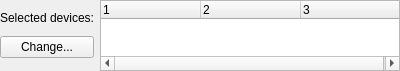
<?xml version="1.0" encoding="UTF-8"?>
<ui version="4.0">
 <class>DeviceFilterGUI</class>
 <widget class="QWidget" name="DeviceFilterGUI">
  <property name="geometry">
   <rect>
    <x>0</x>
    <y>0</y>
    <width>400</width>
    <height>71</height>
   </rect>
  </property>
  <property name="windowTitle">
   <string notr="true"/>
  </property>
  <layout class="QGridLayout" name="gridLayout">
   <property name="leftMargin">
    <number>0</number>
   </property>
   <property name="topMargin">
    <number>0</number>
   </property>
   <property name="rightMargin">
    <number>0</number>
   </property>
   <property name="bottomMargin">
    <number>0</number>
   </property>
   <property name="verticalSpacing">
    <number>0</number>
   </property>
   <item row="0" column="3">
    <widget class="QTreeWidget" name="treeWidget">
     <property name="sizePolicy">
      <sizepolicy hsizetype="Expanding" vsizetype="Expanding">
       <horstretch>0</horstretch>
       <verstretch>0</verstretch>
      </sizepolicy>
     </property>
     <property name="baseSize">
      <size>
       <width>0</width>
       <height>10</height>
      </size>
     </property>
     <property name="sizeAdjustPolicy">
      <enum>QAbstractScrollArea::AdjustToContents</enum>
     </property>
     <property name="rootIsDecorated">
      <bool>false</bool>
     </property>
     <property name="columnCount">
      <number>3</number>
     </property>
     <column>
      <property name="text">
       <string notr="true">1</string>
      </property>
     </column>
     <column>
      <property name="text">
       <string notr="true">2</string>
      </property>
     </column>
     <column>
      <property name="text">
       <string notr="true">3</string>
      </property>
     </column>
    </widget>
   </item>
   <item row="0" column="2">
    <layout class="QVBoxLayout" name="verticalLayout">
     <property name="spacing">
      <number>0</number>
     </property>
     <item>
      <widget class="QLabel" name="label">
       <property name="sizePolicy">
        <sizepolicy hsizetype="Minimum" vsizetype="Fixed">
         <horstretch>0</horstretch>
         <verstretch>0</verstretch>
        </sizepolicy>
       </property>
       <property name="text">
        <string>Selected devices:</string>
       </property>
       <property name="wordWrap">
        <bool>true</bool>
       </property>
      </widget>
     </item>
     <item>
      <widget class="QPushButton" name="pushButton">
       <property name="text">
        <string>Change...</string>
       </property>
      </widget>
     </item>
    </layout>
   </item>
  </layout>
 </widget>
 <resources/>
 <connections/>
</ui>
